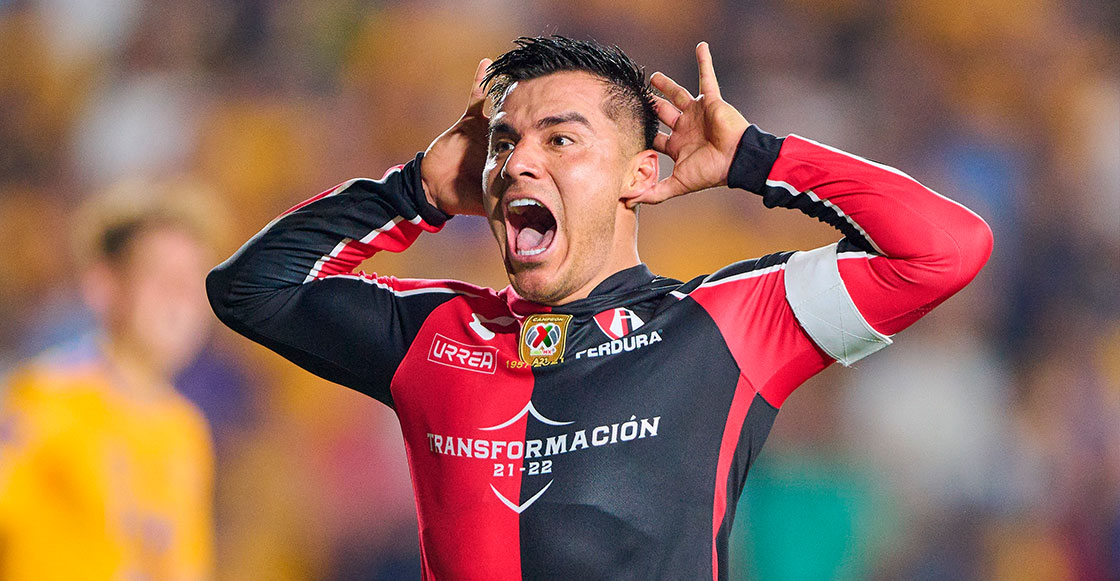
#> input picture Practica_3/rocha.jpg, 1120 x 581 px
$ jupyter execute --allow-errors Practica_3.ipynb
#> lines starting #> are read from the running program, lines starting #| are printed output that depends on the picture; after the words box and inside, x2 and y2 are one past the last pixel; in counts of white or black regions, pixels touching at a corner belong together
[cell 1]
import numpy as np
import matplotlib.image as img
from PIL import Image
import numpy.fft as fft
import scipy.stats as stats
import matplotlib.pyplot as plt

### 1) Training on FFT in 1D

[cell 2]
# 1) First, the function is defined by
def f(x):
    return 1*((x<4)&(x>3))+0*((x<3)&(x>4))

# the plot is
x=np.arange(0,7,0.01)

fig, ax  = plt.subplots()

ax.plot(x,f(x), color='darkred')
ax.set_xlabel('x')
ax.set_ylabel('$f(x)$')
ax.set_facecolor('beige')
#> figure, not shown here; curve peaks at x = 3.01, y = 1

[cell 3]
# now, the Fourier transform of f(x) is
Trans_f =fft.fft(f(x))
# the frecuency is

k =np.fft.fftfreq(x.shape[-1],0.01)

[cell 4]
f_k = 100*np.sin(k*np.pi)/(k*np.pi)

# the plot for the Fourier transform is
plt.plot(k,Trans_f, color='blue',label ='Fourier transform')
plt.plot(k,f_k, color='darkgreen',label ='$\\frac{sin(k \pi )}{k \pi } $')
plt.xlim(-5,5)
plt.legend(fontsize=8)
plt.xlabel('k', size=15)
plt.ylabel('$f(k)$', size=15)
plt.grid()

[cell 5]
# now we check if the inverse of the Fourier transform
inv_f =fft.ifft(Trans_f)
# and the plot it
plt.plot(x, inv_f, color='green')
plt.xlabel('x')
plt.ylabel('$f(x)$')
plt.grid()
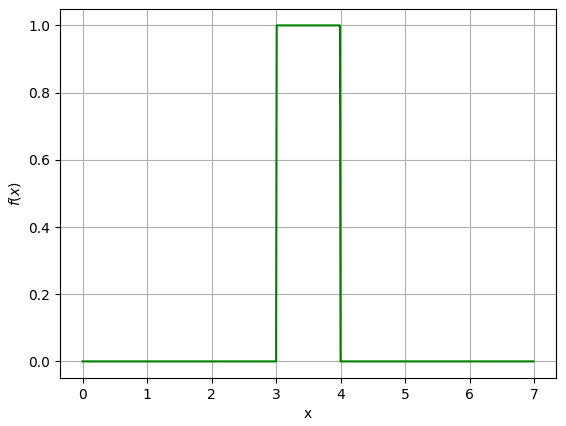
#> figure drawn by matplotlib, 1 panel; curve peaks at x = 3.09, y = 1

[cell 6]
plt.figure(figsize=(12,6))
# the image is
plt.subplot(1, 2, 1)
imagen1 = Image.open('rocha.jpg')
#> imagen1 is the input picture: PIL image 1120x581 RGB; mean R, G, B 144.6, 102, 89.3
plt.imshow(imagen1)

# and the image to grayscale is
plt.subplot(1, 2, 2)
gray_imagen1 = imagen1.convert('L')
plt.imshow(gray_imagen1, cmap='gray')

[cell 7]
# for work with FFT2, now the array for the image in the grayscale is

imagen1_arr = np.array(gray_imagen1)

# and from the array, calculate the the FFT2 and the
# the shift of the zero center's frecuency
fft_r = fft.fft2(imagen1_arr)
fft_shift = fft.fftshift(fft_r)

# and calculate the normalization and using the log scale
Norm = np.abs(fft_shift)
norm1 = np.log(Norm)
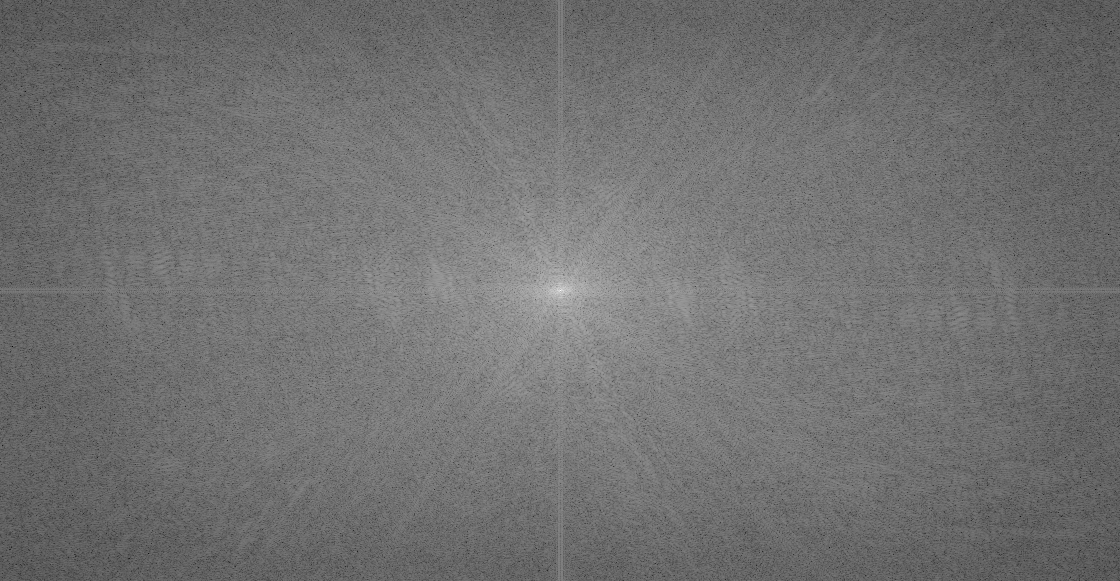
#> norm1: shape (581, 1120) float64; min 1.05, max 18.12, mean 8.63; drawn with min black and max white
# finally, we plot it
plt.imshow(norm1, cmap='gray')
plt.title('FFT2 of the image')
plt.colorbar()
plt.xlabel('$k_x$')
plt.ylabel('$k_y$')
plt.show()
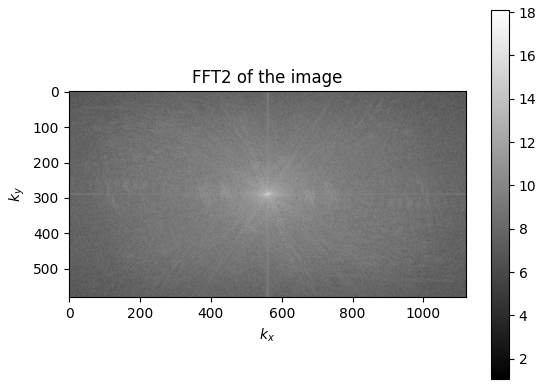
#> figure drawn by matplotlib, 2 panels

[cell 8]
# Now we define de value of the  k0, for eliminate modes after
k_0 = 50
# the mask for k < k0
mask1 = np.zeros_like(Norm)
# and we define de center of the circle using the mask
mask1_x = mask1.shape[0]
#> mask1_x = 581
mask1_y = mask1.shape[1]
#> mask1_y = 1120
c_x, c_y = mask1_x // 2, mask1_y // 2
#> c_x = 290; c_y = 560

# using a cycle we calculate de distance of the points in the circle
for i in range(mask1_x):
    for j in range(mask1_y):
        dis= np.sqrt((i -c_x)**2 + (j - c_y)**2)
        if dis <= k_0:
            mask1[i,j] = 1
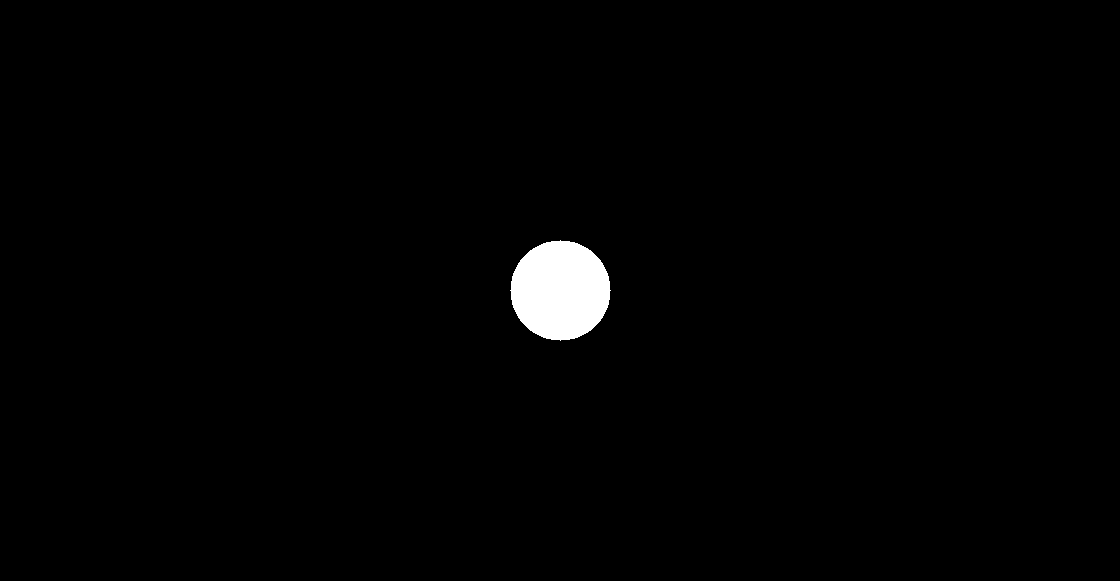
#> mask1: shape (581, 1120) float64; values 0 (black) and 1 (white), 1.2% white; 1 white region, box (x1, y1, x2, y2) and area: (510, 240, 611, 341) 7845

[cell 9]
 # and in the analogous case for k_0 > k0
mask2 = np.zeros_like(Norm)
# and we define de center of the circle using the mask
mask2_x = mask2.shape[0]
#> mask2_x = 581
mask2_y = mask2.shape[1]
#> mask2_y = 1120
c_x2, c_y2 = mask2_x // 2, mask2_y // 2
#> c_x2 = 290; c_y2 = 560

# using a cycle we calculate de distance of the points in the circle
for i in range(mask2_x):
    for j in range(mask2_y):
        dis2= np.sqrt((i -c_x)**2 + (j - c_y)**2)
        if dis2 >= k_0:
            mask2[i,j] = 1
#> mask2: shape (581, 1120) float64; values 0 (black) and 1 (white), 98.8% white; 1 black region, box (x1, y1, x2, y2) and area: (511, 241, 610, 340) 7825

[cell 10]
# and apply the masks to the fft
trans1 = fft_shift*mask1
trans2 = fft_shift*mask2

[cell 11]
# now we eliminate de modes using the mask1
Norm_fil = Norm*mask1
# we need to calculate the phase for a FFT filtered
phase  = np.angle(fft_shift)
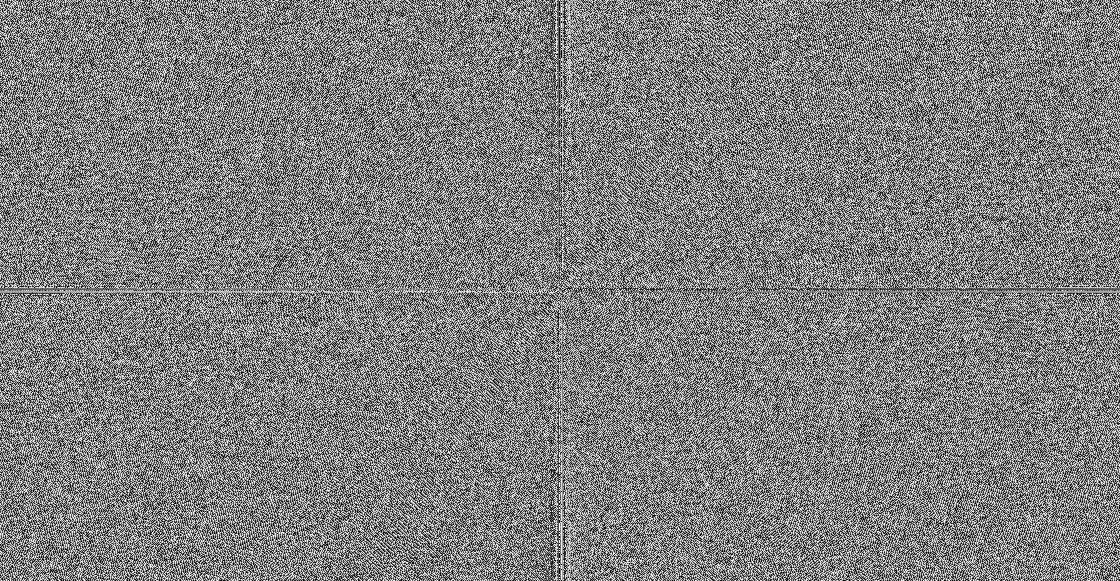
#> phase: shape (581, 1120) float64; min -3.14, max 3.14, mean 4.83e-18; drawn with min black and max white
fft_fil = Norm_fil*np.exp(1j*phase)
fft_res = fft.ifftshift(fft_fil) # for the zero frecuency
#  and the inverse of the transform
imagen_fil = np.abs(fft.ifft2(fft_res))
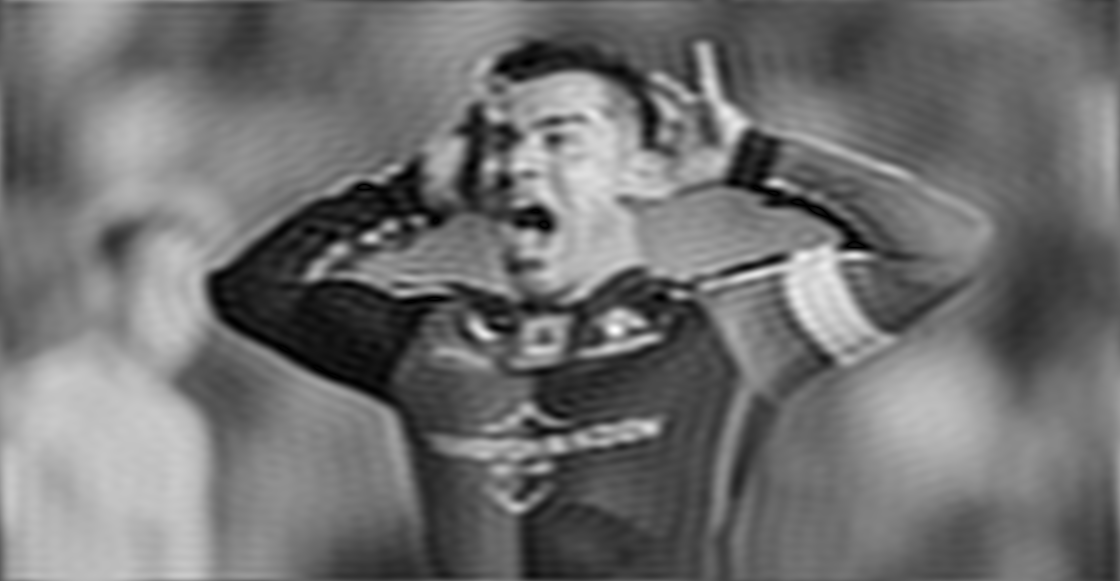
#> imagen_fil: shape (581, 1120) float64; min 0.00226, max 256, mean 113.3; drawn with min black and max white

[cell 12]
# and using the mask2
Norm_fil2 = Norm*mask2
phase2  = np.angle(fft_shift)
fft_fil2 = Norm_fil2*np.exp(1j*phase2)
fft_res2 = fft.ifftshift(fft_fil2) # for the zero frecuency
#  and the inverse of the transform
imagen_fil2 = np.abs(fft.ifft2(fft_res2))
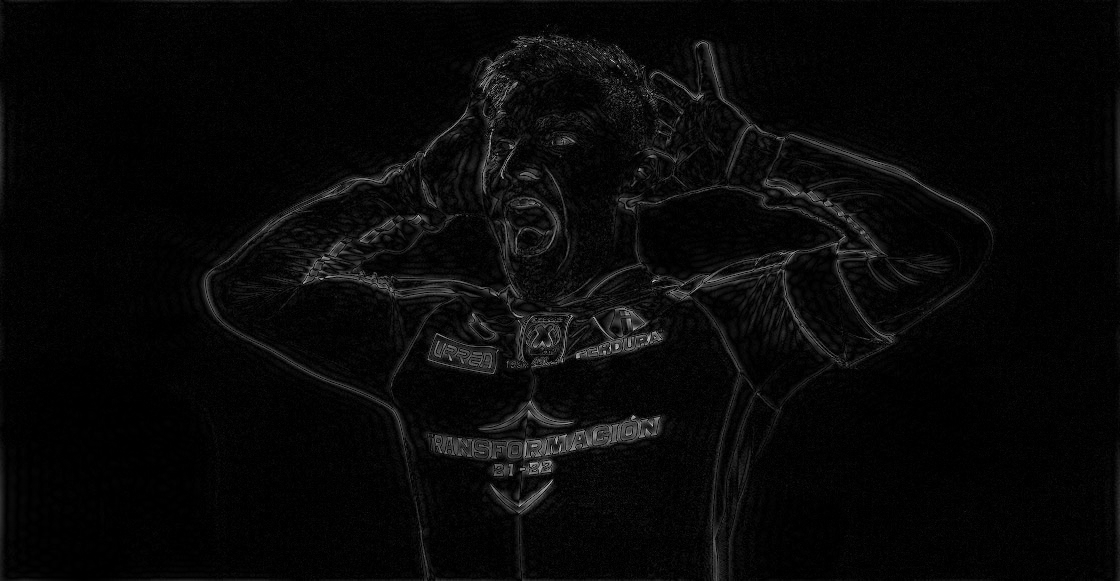
#> imagen_fil2: shape (581, 1120) float64; min 1.09e-05, max 201.5, mean 8.5

[cell 13]
# and plot images using the mask1
plt.figure(figsize=(10,10))
plt.subplot(1, 3, 2)
plt.imshow(imagen1_arr, cmap='gray')
plt.title('Original')
plt.axis()

plt.subplot(2, 3, 3)
plt.imshow(imagen_fil, cmap='gray')
plt.title(f'Filtered with $ k$<{k_0}')
plt.axis()

plt.subplot(2, 3, 1)
plt.imshow(np.log(1+np.abs(trans1)),cmap="gray")
plt.title('$k < k_0$')
plt.xlabel('$k_x$')
plt.ylabel('$k_y$')
plt.axis()

plt.tight_layout()
plt.show()

[cell 14]
# and using the mask2
plt.figure(figsize=(10,10))
plt.subplot(1, 3, 2)
plt.imshow(imagen1_arr, cmap='gray')
plt.title('Original')
plt.axis()

plt.subplot(2, 3, 3)
plt.imshow(imagen_fil2, cmap='gray')
plt.title(f'Filtered with $ k_0$>{k_0}')
plt.axis()

plt.subplot(2, 3, 1)
plt.imshow(np.log(1+np.abs(trans2)),cmap="gray")
plt.title('$k > k_0$')
plt.xlabel('$k_x$')
plt.ylabel('$k_y$')
plt.axis()
plt.tight_layout()
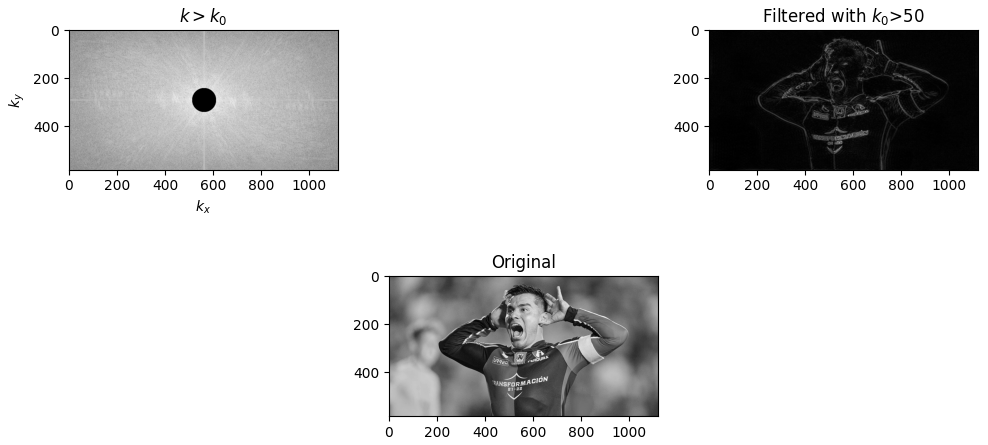
#> figure drawn by matplotlib, 3 panels
